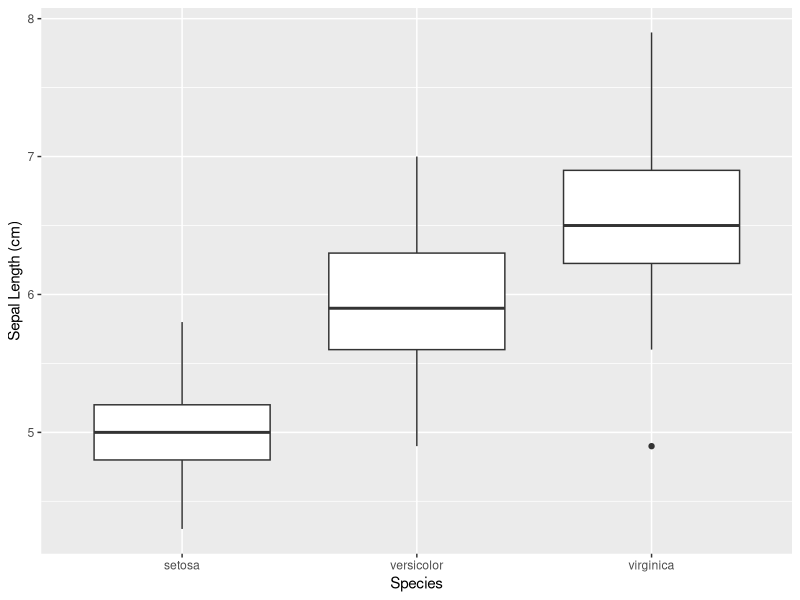
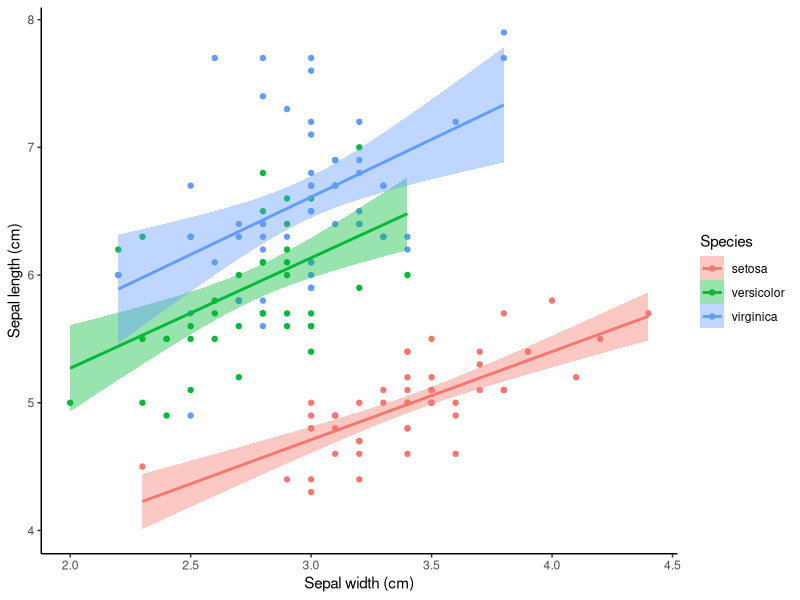

R code for these plots, in order:
## ---- chunk 1
data("iris")
head(iris)
## ---- chunk 2
tail(iris)
## ---- chunk 3
str(iris)

## ---- chunk 4
library(dplyr)
## ---- chunk 5
# summarize sepal length by species
# round sd to 3 significant digits
slBYspecies <- iris %>%
  group_by(Species) %>%
  summarise(meanSL = mean(Sepal.Length, na.rm = TRUE), 
            sdSL = round(sd(Sepal.Length, na.rm = TRUE), 3), 
            maxSL = max(Sepal.Length, na.rm = TRUE), 
            minSL = min(Sepal.Length, na.rm = TRUE), 
            cnt=length(Species)) %>%
  # calculate the standard error as standard deviation divided by square root of sample size
  mutate(seSL = sdSL/sqrt(cnt)) 

# print the manipulated data set
slBYspecies 
## ---- chunk 6
library(ggplot2)
## ---- chunk 7
# boxplot of sepal length by species
ggplot(iris, aes(x = Species, y = Sepal.Length)) +
  geom_boxplot() +
  xlab("Species") + ylab("Sepal Length (cm)") # provide custom axis labels
## ---- chunk 8
# scatterplot of sepal length vs. sepal width by species
ggplot(iris, aes(x = Sepal.Width, y = Sepal.Length, 
                 group = Species, color = Species, fill = Species)) +
  geom_point(stat = "identity") +
  geom_smooth(method = "lm") + # use linear model (lm) to provide line of best fit
  xlab("Sepal width (cm)") + ylab("Sepal length (cm)") +
  theme_classic()
## ---- chunk 9
sessionInfo()
